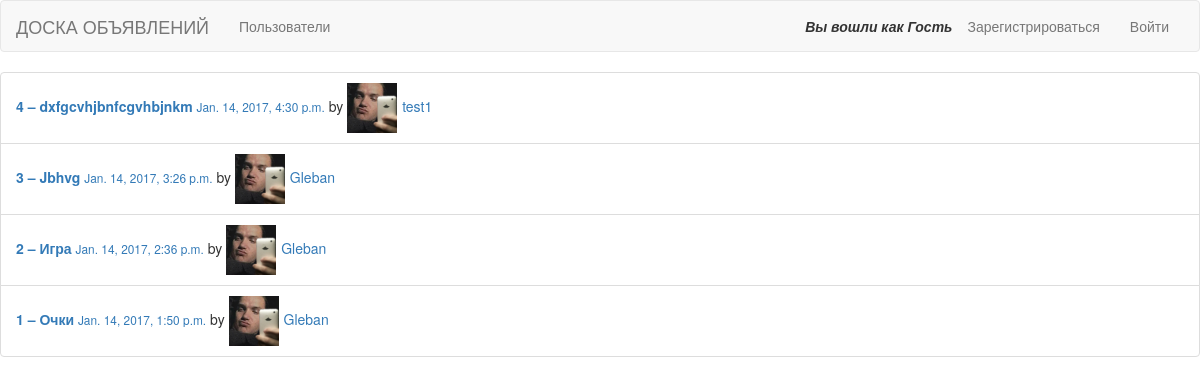
Screenshot of /bullets/ with the database file from the repository.
### bulletin/models.py (models this page shows, shortened)
class Bullet(models.Model):
    name = models.CharField(max_length=30, verbose_name='Заголовок')
    description = models.CharField(
       max_length=255,
       verbose_name='Объявление'
    )
    datetime = models.DateTimeField(
       auto_now=True,
       verbose_name='Время публикации'
    )
    user_posted = models.ForeignKey(
       settings.AUTH_USER_MODEL,
       on_delete=models.CASCADE,
       verbose_name='Автор',
       related_name='bullets'
    )

class MyUser(AbstractUser):
    follows = models.ManyToManyField(
       'self',
       related_name='followers',
       symmetrical=False
    )
    avatar = models.ImageField(
       upload_to='user_images/',
       default='user_images/None/no-avatar.jpg'
    )

### bulletin/views.py (the view)
# urls.py: url(r'^bullets/', views.BulletsView.as_view(), name='bullets'),
class BulletsView(ListView):
    model = Bullet
    context_object_name = 'bullets'
    template_name = 'bullets.html'
    paginate_by = 5
    def get_queryset(self):
        qs = Bullet.objects.all().order_by('-datetime')
        return qs

### bulletin/templates/bullets.html (shortened to what this page needs)
{% extends 'base.html' %}
{% block body %}
    <ul class="list-group">
        {% for bullet in bullets %}
            <li class="list-group-item"><a href="{% url 'bullet_url' bullet.id %}"><b>{{bullet.id}} &ndash; {{ bullet.name }}</b> <small>{{ bullet.datetime }}</small></a> by <a href="{% url 'user_url' bullet.user_posted_id %}"><img src={{ bullet.user_posted.avatar.url }} style="max-height:50px;margin-right:5px"/>{{ bullet.user_posted }}</a></li>
        {% empty %}
            <li class="list-group-item disabled">empty list</li>
        {% endfor %}
    </ul>
{% endblock %}

### rows the page displays
Bullet: id "4", name "dxfgcvhjbnfcgvhbjnkm", datetime "Jan. 14, 2017, 4:30 p.m.", user_posted.avatar (placeholder picture), user_posted "test1"
Bullet: id "3", name "Jbhvg", datetime "Jan. 14, 2017, 3:26 p.m.", user_posted.avatar (placeholder picture), user_posted "Gleban"
Bullet: id "2", name "Игра", datetime "Jan. 14, 2017, 2:36 p.m.", user_posted.avatar (placeholder picture), user_posted "Gleban"
Bullet: id "1", name "Очки", datetime "Jan. 14, 2017, 1:50 p.m.", user_posted.avatar (placeholder picture), user_posted "Gleban"
